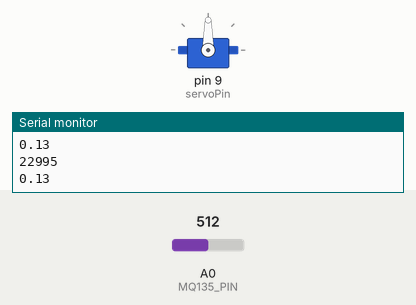
This sketch was run on a simulated Arduino Uno, built with avr-gcc and run on an emulated ATmega328P. Parts: servo, the last lines printed to the serial monitor. The test bench sets the inputs (shaded band); at power-on: A0 (MQ135_PIN) = 512.

Above: at 2.9 s.
3.0 s: A0 (MQ135_PIN) set to 0
At 4.0 s:
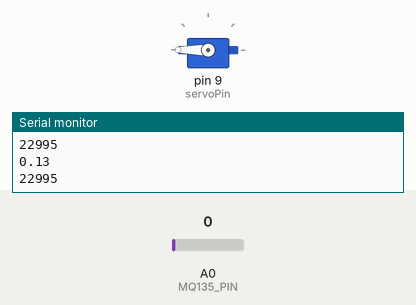
9.2 s: A0 (MQ135_PIN) set to 110
At 10.0 s:
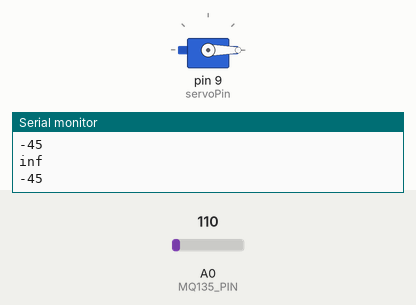
15.4 s: A0 (MQ135_PIN) set to 900
Timing chart, 0 to 27.6 s (numbered marks = the images above; inputs shaded):
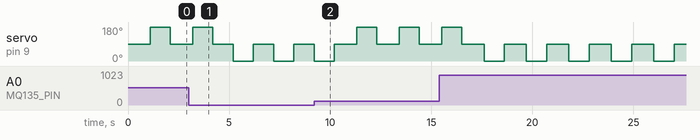

Measured:
- by itself, servo on pin 9 (servoPin): repeats every 2.1 s: 90° 1.1 s, 0° 1.0 s

The sketch:

sketch_mq135CO2_flap.ino
```cpp
#include <Servo.h>

#define MQ135_PIN A0
#define RLOAD 10.0        // Load resistance in kΩ (usually 10k)
#define RZERO 76.63       // Calibrated resistance at 400ppm CO2

Servo myServo;

const int micPin = A0;        // Analog pin for CZ-N15E
const int servoPin = 9;       // Servo signal pin
const int threshold = 100;    // Blow strength limit
const int initServoAngle = 90;
;
const int maxflappingAngle = 180;

int servoAngle = 0;

const float sensorMin = 1.0;
const float sensorMax = 3.0;

bool triggered = false;


void setup() {
  Serial.begin(9600);
  myServo.attach(servoPin);
  myServo.write(initServoAngle);
}

void loop() {
    myServo.write(initServoAngle);

  myServo.write(initServoAngle);

  if (!triggered) {
    myServo.write(initServoAngle);
    triggered = true;
  }

  //int micValue = analogRead(micPin);
  //Serial.println(micValue);   // Useful for tuning threshold


  //int sensorValue = analogRead(micPin);
  int sensorValue = analogRead(MQ135_PIN);
  // Keep value in a safe range
  //sensorValue = constrain(sensorValue, sensorMin, sensorMax);
  float voltage = sensorValue * (5.0 / 1023.0);

  float RS = (5.0 - voltage) / voltage * RLOAD;  // Sensor resistance
  float ratio = RS / RZERO;

  // CO2 curve from datasheet (log-log)
  //float ppm = 116.6020682 * pow(ratio, -2.769034857);

  //Serial.print("CO2 (ppm): ");
  Serial.println(ratio);

  delay(1000);


  // Convert blow strength → servo angle
  int angle = map(sensorValue, sensorMin, sensorMax, 0, 90);
  Serial.println(angle);   // Useful for tuning threshold

  if (sensorValue > sensorMin) {
     delay(100);
  }

  myServo.write(angle);
  delay(1000);
}
```
